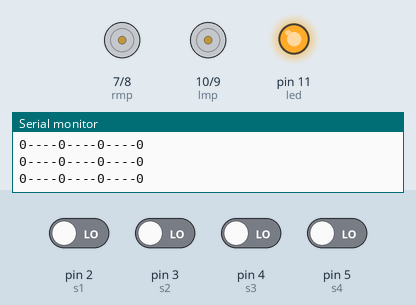
Recording of a sketch running on a simulated Arduino Uno, built with avr-gcc and run on an emulated ATmega328P. On the bench: motor-driver pin pairs drawn as motors (green arrow = first pin HIGH = forward, orange = second pin HIGH = backward, longer = more drive), output pins drawn as LEDs (lit = HIGH), the last lines printed to the serial monitor. The inputs (shaded band) are chosen by the test bench; at power-on: pin 2 (s1), pin 3 (s2), pin 4 (s3), pin 5 (s4) LOW.

Above: at 2.5 s.
3.1 s: pin 2 (s1) driven HIGH
At 5.3 s:
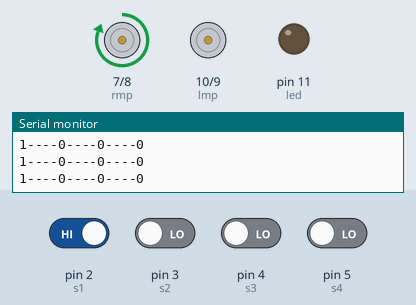
5.9 s: pin 3 (s2) driven HIGH and pin 4 (s3) driven HIGH
At 7.1 s:
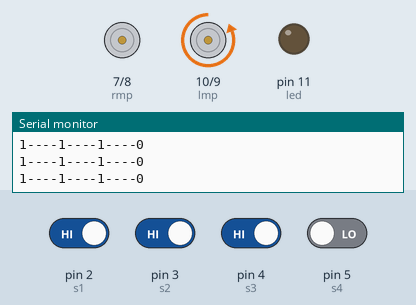
7.4 s: pin 5 (s4) driven HIGH
At 7.9 s:
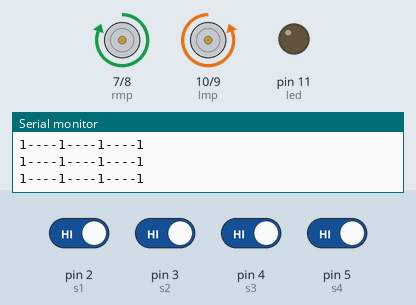
11.6 s: pin 5 (s4) driven LOW
At 12.4 s:
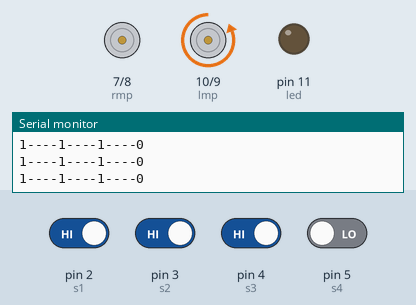
Timing chart, 0 to 14.6 s (numbered marks = the images above; inputs shaded):
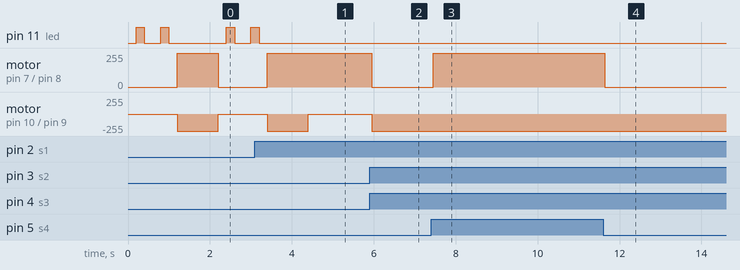

Measured:
- after the input at 3.1 s, pin 11 (led): goes on until 3.2 s, then stays LOW; motor on pin 7 (rmp) / pin 8 (rmn): goes on until 3.4 s, then stays forward 255/255
- after the input at 5.9 s, motor on pin 7 (rmp) / pin 8 (rmn): forward 255/255 → stopped after 0.05 s; motor on pin 10 (lmp) / pin 9 (lmn): stopped → backward 255/255 after 0.05 s
- after the input at 7.4 s, motor on pin 7 (rmp) / pin 8 (rmn): stopped → forward 255/255 after 0.06 s
- after the input at 11.6 s, motor on pin 7 (rmp) / pin 8 (rmn): forward 255/255 → stopped after 0.05 s

The sketch:

Robocity_2018_line_follower.ino
```cpp
#define rmp 7
#define rmn 8
#define lmp 10
#define lmn 9
#define s1 2
#define s2 3
#define s3 4
#define s4 5
#define led 11

int s1r,s2r,s3r,s4r;
void setup() {
 pinMode(rmp,OUTPUT); // put your setup code here, to run once:
pinMode(rmn,OUTPUT);
pinMode(lmp,OUTPUT);
pinMode(lmn,OUTPUT);
pinMode(led,OUTPUT);
pinMode(s1,INPUT);
pinMode(s2,INPUT);
pinMode(s3,INPUT);
pinMode(s4,INPUT);
Serial.begin(9600);
}

void loop() {
 check();
 if((s1r==1)&&(s2r==1)&&(s3r==1)&&(s4r==1))
 {fm();check();}
 else if((s1r==0)&&(s2r==0)&&(s3r==1)&&(s4r==1))
      {
        while(s2r==0)
        {lm();check();}

      }
 else if((s1r==1)&&(s2r==1)&&(s3r==0)&&(s4r==0))
        {while(s3r==0)
          {rm();check();}

        }
 else if((s1r==1)&&(s2r==1)&&(s3r==0)&&(s4r==1))
        {while(s3r==0)
          {rm();check();}

        }
 else if((s1r==0)&&(s2r==0)&&(s3r==0)&&(s4r==0))
        {st();
         for(int i=0;i<2;i++)
         {digitalWrite(led,LOW);
          delay(200);
         digitalWrite(led,HIGH);
         delay(200);
         digitalWrite(led,LOW);
         delay(200);
         }
         fm();
         delay(1000);

         check();
        }
 else if((s1r==1)&&(s2r==0)&&(s3r==1)&&(s4r==1))
        {
         while(s2r==0)
         {lm();check;}

        }
 else if((s1r==0)&&(s2r==1)&&(s3r==1)&&(s4r==1))
       {
        while(s1r==0)
        {lm();check();}
        }
 else if((s1r==1)&&(s2r==1)&&(s3r==1)&&(s4r==0))
      {
        while(s4r==0)
        {rm();check();}
      }
 else if((s1r==0)&&(s2r==0)&&(s3r==0)&&(s4r==1))
       {
         while(s2r*s3r==0)
         {rm();check();}
       }
 else if((s1r==1)&&(s2r==0)&&(s3r==0)&&(s4r==0))
      {
        while(s2r*s3r==0)
        {lm();check();}
      }
 else {
        while(s2r*s3r==0)
        {rm();check();}
      }


}
void check()
{
  s1r=digitalRead(s1);
  s2r=digitalRead(s2);
  s3r=digitalRead(s3);
  s4r=digitalRead(s4);
  Serial.print(s1r);
  Serial.print("----");
  Serial.print(s2r);
  Serial.print("----");
  Serial.print(s3r);
  Serial.print("----");
  Serial.print(s4r);
  Serial.println(" ");
}
void fm()
{
  digitalWrite(rmp,HIGH);
  digitalWrite(rmn,LOW);
  digitalWrite(lmp,LOW);
  digitalWrite(lmn,HIGH);
  }

void bm()
{
  digitalWrite(rmp,LOW);
  digitalWrite(rmn,HIGH);
  digitalWrite(lmp,HIGH);
  digitalWrite(lmn,LOW);
  }

void rm()
{
  digitalWrite(rmp,LOW);
  digitalWrite(rmn,LOW);
  digitalWrite(lmp,LOW);
  digitalWrite(lmn,HIGH);
   }

void lm()
{
  digitalWrite(rmp,HIGH);
  digitalWrite(rmn,LOW);
  digitalWrite(lmp,LOW);
  digitalWrite(lmn,LOW);
   }
void st()
{
  digitalWrite(lmp,LOW);
  digitalWrite(lmn,LOW);
  digitalWrite(rmn,LOW);
  digitalWrite(rmp,LOW);

}
```
